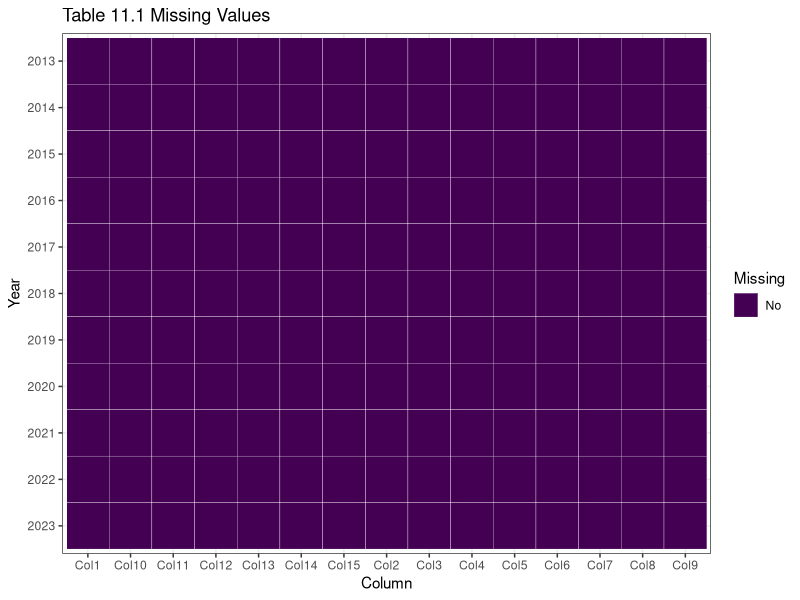
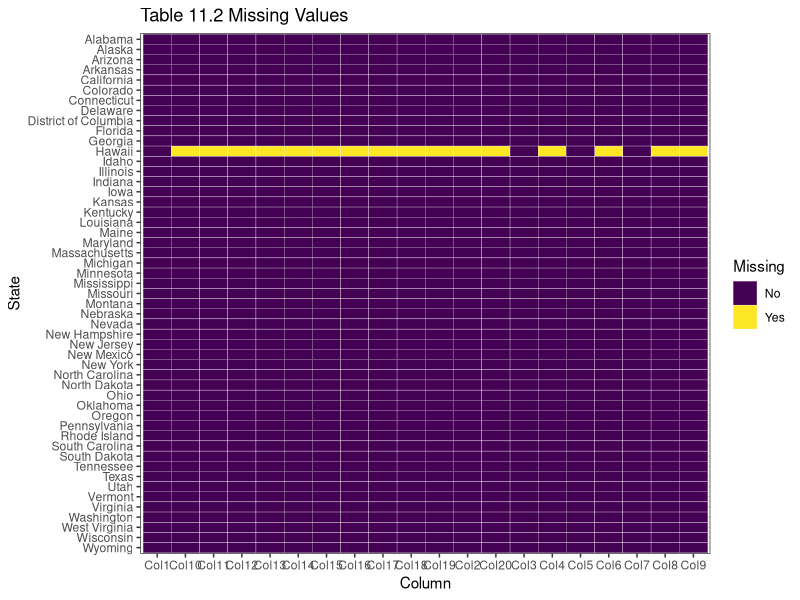
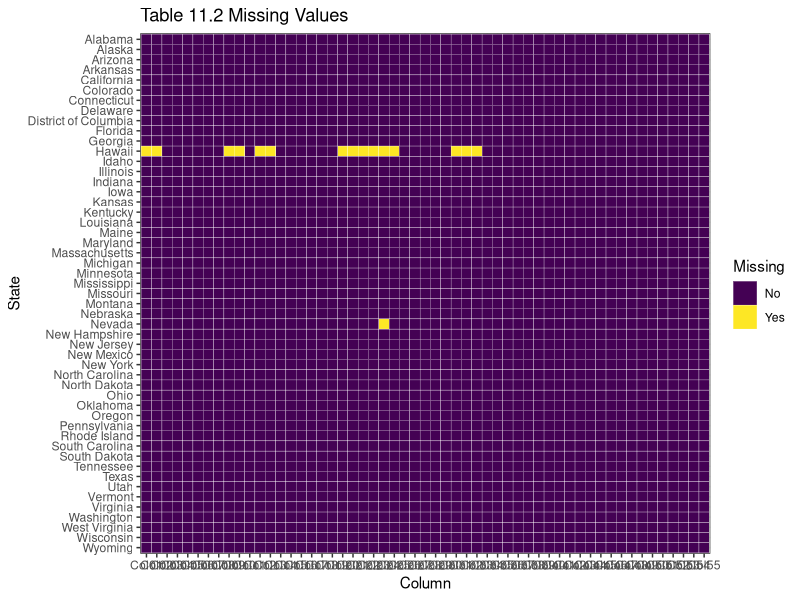

Reproduce these figures in R, in order.
## ---- chunk 1
library(ggplot2)
library(dplyr)
library(tidyverse)
library(readr)
## ---- chunk 2
data1 <- read_csv('Table1.csv')
data2 <- read_csv('Table2.csv')
data4 <- read_csv('Table4.csv')
## ---- chunk 3
data1_plot <- data1 |>
  pivot_longer(cols = -Year) |>
  mutate(Missing = ifelse(is.na(value), 'Yes', 'No')) |>
  mutate(Year = as.character(Year))

data2_plot <- data2 |>
  pivot_longer(cols = -State) |>
  mutate(Missing = ifelse(is.na(value), 'Yes', 'No'))

data4_plot <- data4 |>
  pivot_longer(cols = -State) |>
  mutate(Missing = ifelse(is.na(value), 'Yes', 'No'))
## ---- chunk 4
ggplot(data1_plot, aes(x = name, y = fct_rev(Year), fill = Missing)) +
  geom_tile(color = 'white') +
  scale_fill_viridis_d() +
  labs(title = 'Table 11.1 Missing Values',
       x = 'Column',
       y = 'Year') +
  theme_bw()
## ---- chunk 5
ggplot(data2_plot, aes(x = name, y = fct_rev(State), fill = Missing)) +
  geom_tile(color = 'white') +
  scale_fill_viridis_d() +
  labs(title = 'Table 11.2 Missing Values',
       x = 'Column',
       y = 'State') +
  theme_bw()
## ---- chunk 6
ggplot(data4_plot, aes(x = name, y = fct_rev(State), fill = Missing)) +
  geom_tile(color = 'white') +
  scale_fill_viridis_d() +
  labs(title = 'Table 11.2 Missing Values',
       x = 'Column',
       y = 'State') +
  theme_bw()
